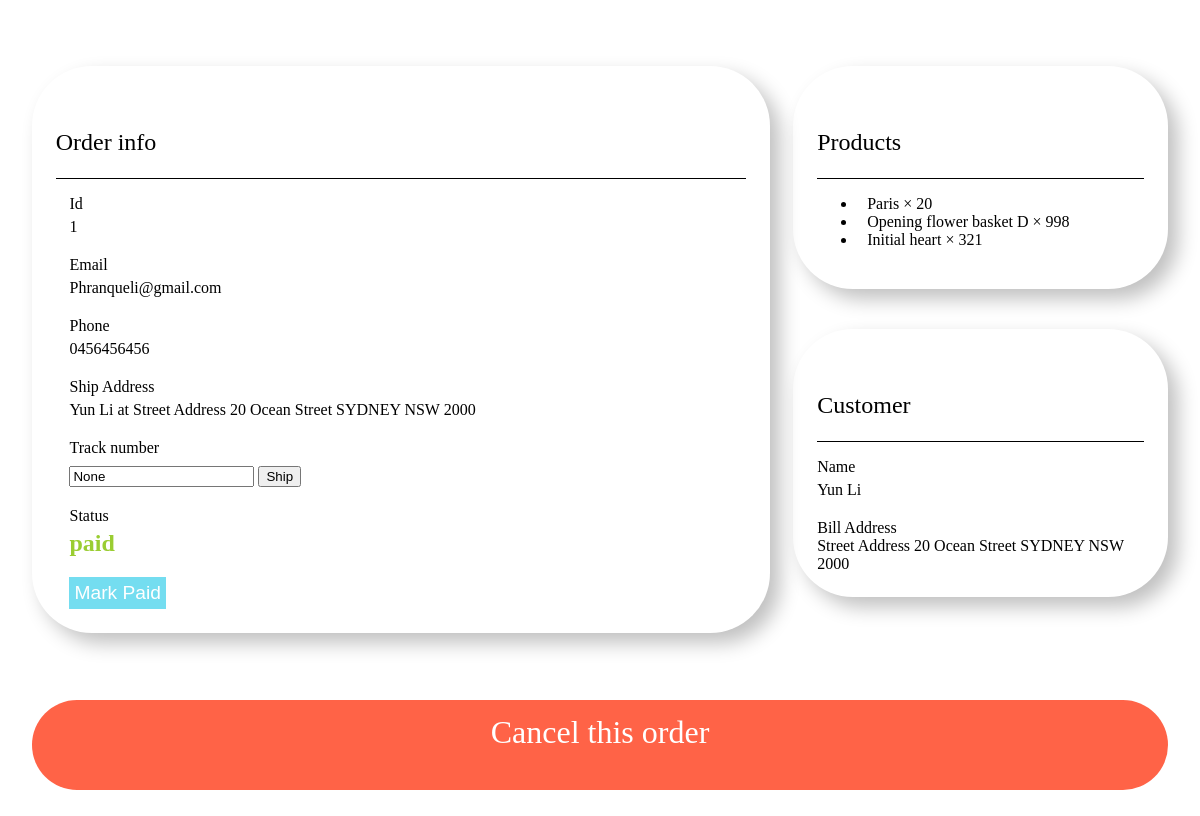
/manageOrder?id=1, run on the app's committed database.
### db.py (models this page shows, shortened)
class Order(db.Model):
    id = db.Column(db.Integer, primary_key=True, autoincrement=True)
    reciever = db.Column(db.String(100))
    mobile = db.Column(db.String(20))
    email = db.Column(db.String(100))
    U_id = db.Column(db.Integer)
    status = db.Column(db.Integer)
    time = db.Column(db.String(20))
    address = db.Column(db.String(100))
    comment = db.Column(db.String(200))
    track_number = db.Column(db.String(100))

class Product(db.Model):
    id = db.Column(db.Integer, primary_key=True)
    pro_id = db.Column(db.Integer)
    name = db.Column(db.String(50))
    if_shown = db.Column(db.Boolean)
    price = db.Column(db.Float)
    stock = db.Column(db.Integer)
    sold = db.Column(db.Integer)
    discount = db.Column(db.Float)
    tags = db.Column(db.String(100))
    description = db.Column(db.String(1000))

class Order_products(db.Model):
    id = db.Column(db.Integer, primary_key=True, autoincrement=True)
    o_id = db.Column(db.Integer)
    p_id = db.Column(db.Integer)
    quantity = db.Column(db.Integer)

class User(db.Model):
    id = db.Column(db.Integer, primary_key=True)
    U_id = db.Column(db.Integer, nullable=False)
    token = db.Column(db.String(200), nullable=False)
    nickname = db.Column(db.String(50))
    is_online = db.Column(db.Boolean)
    email = db.Column(db.String(50), unique=True, nullable=False)
    password = db.Column(db.String(50), nullable=False)
    address = db.Column(db.String(100))
    mobile = db.Column(db.String(20))

### server.py (the view)
@app.route('/manageOrder',methods=['GET'])
def manageOrder():
    token = request.args.get("token")
    id = request.args.get("id")
    order = (get_order(int(id)))['order']
    return render_template("/Haowei/admin/manage_order.html",order=order)

### admin_function.py (called while the page is built)
def get_order(id):
    id = int(id)
    order = Order.query.filter_by(id=id).first()
    return {"order": order_to_dict(order)}

### db.py (called while the page is built)
def find_pics(pr_id):
    l_of_link = []
    pics = Product_picture.query.filter_by(pro_id=pr_id).all()
    for p in pics:
        if(p.pic_link[0] != "/"):
            l_of_link.append("/"+p.pic_link)
        else:
            l_of_link.append(p.pic_link)
    return l_of_link

def find_usages(id):
    product = Product.query.filter_by(pro_id=id).first()
    return product.tags.split(",")

def product_to_dict(product):
    pics = find_pics(product.pro_id)
    usages = find_usages(product.pro_id)
    return {
        "title": product.name,
        "price": product.price,
        "product_ID": product.pro_id,
        "image": pics,
        "stock": product.stock,
        "discount": product.discount,
        "usage": usages,
        "description": product.description,
        "is_visible": product.if_shown}

def order_to_dict(order):
    user = User.query.filter_by(U_id=order.U_id).first()
    ops = Order_products.query.filter_by(o_id=order.id).all()
    products = []
    prods = []
    quantity = []
    for op in ops:
        pro = Product.query.filter_by(pro_id=op.p_id).first()
        products.append(pro)
        quantity.append(op.quantity)
    for p in products:
        prods.append(product_to_dict(p))
    return {"order_ID": order.id,
            "customer": user_to_dict(user),
            "product": prods,
            "quantity": quantity,
            "phone": order.mobile,
            "email": order.email,
            "address": order.reciever + "\nat\n" + order.address,
            "status": order.status,
            "track_number": order.track_number}

def user_to_dict(user):
    orders = Order.query.filter_by(U_id=user.U_id).all()
    o_ids = []
    for order in orders:
        o_ids.append(order.id)
    o_ids.sort(reverse=True)
    return {"id": user.U_id, "address": user.address, "orders": o_ids, "name": user.nickname,
            "email": user.email, "phone": user.mobile}

### templates/Haowei/admin/manage_order.html (shortened to what this page needs)
<div class="content_wrapper">
    <div class="left_column">
        <div class="product_info">
            <h1>Order info</h1>
            <form>
                {% set customer  = order['customer'] %}
                <label for="id">Id</label>
                <div class = "value" id="id">{{order['order_ID']}}</div>
                <label for="email">Email</label>
                <div class = "value">{{order['email']}}</div>
                <label for="phone">Phone</label>
                <div class = "value">{{order['phone']}}</div>
                <label for="address">Ship Address</label>
                <div class = "value">{{order['address']}}</div>
                <label for="tracknumber">Track number</label>
                <input class = "value" id = "tracking" value="{{order['track_number']}}">
                <button onclick="sendOrder()">Ship</button>
                <label for="address">Status</label>
                <div class="value" style="font-weight: 800;font-size: 1.5em;">
                    {% if order['status'] == "shipped" %}
                        <span style="color: green;">{{order['status']}}</span>
                    {% elif order['status'] == "cancelled" %}
                        <span style="color: red;">{{order['status']}}</span>
                    {% else %}
                        <span style="color: yellowgreen;">{{order['status']}}</span>
                    {% endif %}
                </div>
                <div class="buttons">
                    <button class = "mark_paid" onclick="markPaid({{order['order_ID']}})">Mark Paid</button>
                </div>
            </form>
        </div>
    </div>
    <div class="right_column">
        <div class="collections">
            <h1>Products</h1>
            <ul>
                {% for i in range(order['product']|length) %}
                    {% set product = order['product'][i] %}
                    {% set number = order['quantity'][i] %}
                    <li><a class="productlink" style="margin:0 10px" onclick="updateSection('manageProduct?id={{product['product_ID']}}')">{{product['title']}} &times; {{number}}</a></li>
                {% endfor %}
            </ul>
        </div>
        <div class="collections">
            <h1>Customer</h1>
            <label for="name">Name</label>
            <div class = "customer value" style="cursor: pointer;" onclick="updateSection('manageCustomer?id={{customer['id']}}')">{{customer['name']}}</div>
            <label for="address">Bill Address</label>
            <div style="width: 100%;">{{customer['address']}}</div>
        </div>
    </div>
    <div class="stop" onclick="cancelOrder('{{order['order_ID']}}')">Cancel this order</div>
</div>

### templates/Haowei/admin/manage_order.html (style rules this page uses)
button.mark_paid { background-color: rgb(116, 221, 240); color: white; outline: none; border: none; cursor: pointer; padding: 5px; font-size: 1.2em; }
div.stop { width: 100%; font-size: 2em; line-height: 2em; border-radius: 5vw; background: tomato; color: white; cursor: pointer; text-align: center; }
div.content_wrapper { overflow-wrap: anywhere; width: 100%; min-height: 100vh; display: flex; flex-wrap: wrap; box-sizing: border-box; gap: 2%; padding: 1.5% 2%; }
div.content_wrapper > div.left_column { width: 65%; box-sizing: border-box; }
div.content_wrapper > div.right_column { width: 33%; box-sizing: border-box; }
div.content_wrapper h1 { font-size: 1.5em; font-weight: 200; line-height: 3em; border-bottom: solid black 1px; }
div.product_info, div.collections, div.stops { height: fit-content; box-sizing: border-box; box-shadow: 10px 10px 20px silver; padding: 3vh; border-radius: 5vw; margin: 5vh auto; }
form { margin: 0 0 0 2%; }
form label { font-size: 1em; font-weight: 100; margin: 0 0 4px 0; display: block; }
.value { margin: 5px 0 20px 0; }
a.productlink, div.customer { cursor: pointer; background: white; color: black; transition: 2s; }

### data on the page
Order: order_ID "1", email "Phranqueli@gmail.com", phone "0456456456", track_number "None", status "paid"
Product: title "Paris"
Product: title "Opening flower basket D"
Order_products: quantity "998"
Product: title "Initial heart"
Order_products: quantity "321"
User: name "Yun Li", address "Street Address 20 Ocean Street SYDNEY NSW 2000"

### other printed values
{{ order['address'] }} "Yun Li at Street Address 20 Ocean Street SYDNEY NSW 2000"
{{ number }} "20"
